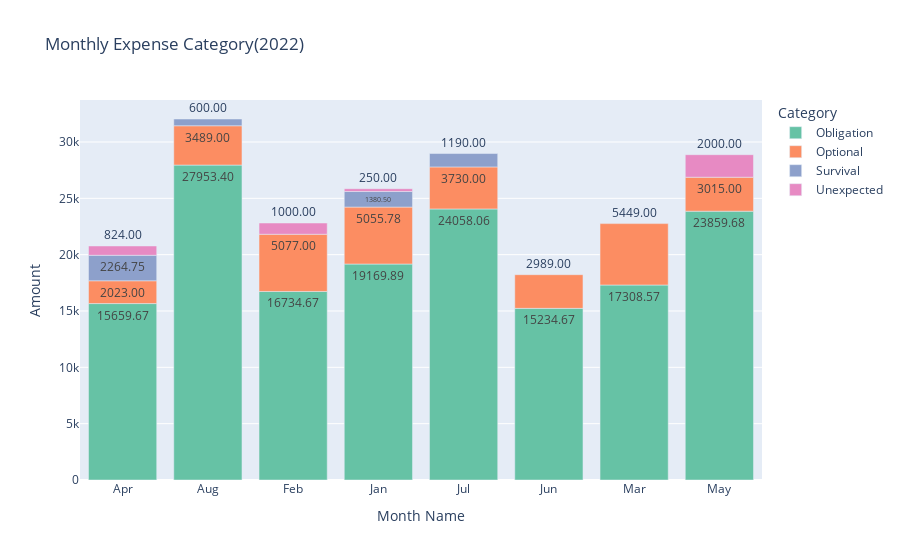

Write notebook code for a chart like this one.
### Code cell
import plotly.express as px

def expense_monthly_bar_chart(df, year):
    # Filter the dataset for expense transactions in the specified year
    sub_df = df[(df['Year'] == year) & (df['Category'] != 'Expense')]

    # Group by month and sum the amounts for each category
    total_by_month = sub_df.groupby(['Month Name', 'Category']).agg({'Amount': 'sum'}).reset_index()

    # Set a default color scale
    color_scale = px.colors.qualitative.Set2

    # Create bar chart
    bar_fig = px.bar(total_by_month, x='Month Name', y='Amount', title=f"Monthly Expense Category({year})", 
                     color='Category', color_discrete_sequence=color_scale)

    # Manually add data labels using update_traces
    bar_fig.update_traces(texttemplate='%{y:.2f}', textposition='outside')

    return bar_fig

# Example usage:
# Replace 'YourDataFrame' and 'YourYear' with actual values
group_monthly_bar = expense_monthly_bar_chart(df, 2022)
group_monthly_bar.show()

### Figure 1 — Plotly figure (JSON) as saved in the notebook; plotly's stock layout.template omitted (floating-point values rounded to 4 significant figures)
{"data": [{"alignmentgroup": "True", "hovertemplate": "Category=Obligation<br>Month Name=%{x}<br>Amount=%{y}<extra></extra>", "legendgroup": "Obligation", "marker": {"color": "rgb(102,194,165)", "pattern": {"shape": ""}}, "name": "Obligation", "offsetgroup": "Obligation", "orientation": "v", "showlegend": true, "textposition": "outside", "texttemplate": "%{y:.2f}", "type": "bar", "x": ["Apr", "Aug", "Feb", "Jan", "Jul", "Jun", "Mar", "May"], "xaxis": "x", "y": [15660.0, 27950.0, 16730.0, 19170.0, 24060.0, 15230.0, 17310.0, 23860.0], "yaxis": "y"}, {"alignmentgroup": "True", "hovertemplate": "Category=Optional<br>Month Name=%{x}<br>Amount=%{y}<extra></extra>", "legendgroup": "Optional", "marker": {"color": "rgb(252,141,98)", "pattern": {"shape": ""}}, "name": "Optional", "offsetgroup": "Optional", "orientation": "v", "showlegend": true, "textposition": "outside", "texttemplate": "%{y:.2f}", "type": "bar", "x": ["Apr", "Aug", "Feb", "Jan", "Jul", "Jun", "Mar", "May"], "xaxis": "x", "y": [2023, 3489, 5077, 5056.0, 3730, 2989, 5449, 3015], "yaxis": "y"}, {"alignmentgroup": "True", "hovertemplate": "Category=Survival<br>Month Name=%{x}<br>Amount=%{y}<extra></extra>", "legendgroup": "Survival", "marker": {"color": "rgb(141,160,203)", "pattern": {"shape": ""}}, "name": "Survival", "offsetgroup": "Survival", "orientation": "v", "showlegend": true, "textposition": "outside", "texttemplate": "%{y:.2f}", "type": "bar", "x": ["Apr", "Aug", "Jan", "Jul"], "xaxis": "x", "y": [2265.0, 600, 1380.0, 1190], "yaxis": "y"}, {"alignmentgroup": "True", "hovertemplate": "Category=Unexpected<br>Month Name=%{x}<br>Amount=%{y}<extra></extra>", "legendgroup": "Unexpected", "marker": {"color": "rgb(231,138,195)", "pattern": {"shape": ""}}, "name": "Unexpected", "offsetgroup": "Unexpected", "orientation": "v", "showlegend": true, "textposition": "outside", "texttemplate": "%{y:.2f}", "type": "bar", "x": ["Apr", "Feb", "Jan", "May"], "xaxis": "x", "y": [824, 1000, 250, 2000], "yaxis": "y"}], "layout": {"barmode": "relative", "legend": {"title": {"text": "Category"}, "tracegroupgap": 0}, "title": {"text": "Monthly Expense Category(2022)"}, "xaxis": {"anchor": "y", "domain": [0, 1], "title": {"text": "Month Name"}}, "yaxis": {"anchor": "x", "domain": [0, 1], "title": {"text": "Amount"}}}}
